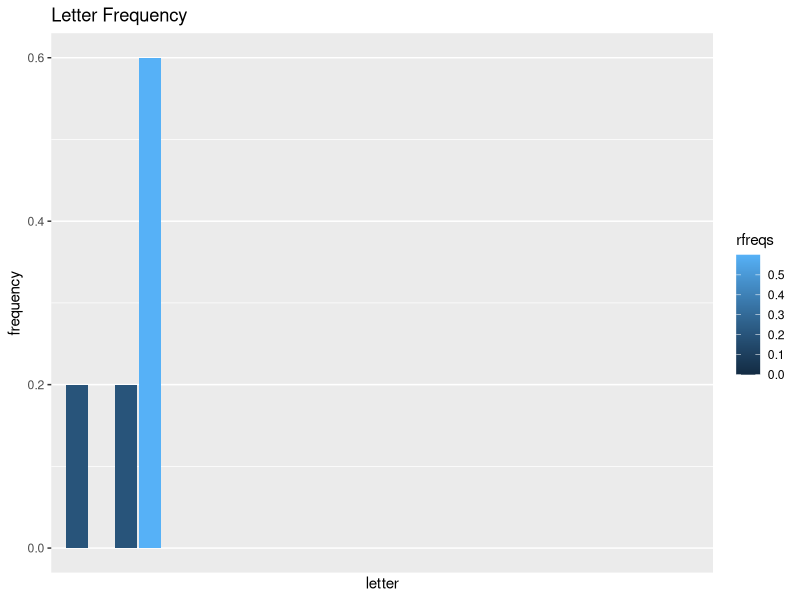

The R source for this figure:
setwd("E:/documents/progr/letter_counter")

library(plyr)
library(ggplot2)

##steps
#get input
#sanitize input
#find relative frequency
#map to complete alphabet
#plot current relative frequency vs one of several options:
#   oxford dictionary: http://www.oxforddictionaries.com/us/words/what-is-the-frequency-of-the-letters-of-the-alphabet-in-english
#   twitter users or something?
#   classics: http://www.data-compression.com/english.html
#   most popular english first names

#have option to sort plot by descending freq

str <- "This is an example input <> %6 alkdasf;i420asd ' '';'l jk \n"
str <- "Lorem Ipsum is simply dummy text of the printing and typesetting industry. Lorem Ipsum has been the industry's standard dummy text ever since the 1500s, when an unknown printer took a galley of type and scrambled it to make a type specimen book. It has survived not only five centuries, but also the leap into electronic typesetting, remaining essentially unchanged. It was popularised in the 1960s with the release of Letraset sheets containing Lorem Ipsum passages, and more recently with desktop publishing software like Aldus PageMaker including versions of Lorem Ipsum."
str <- "a c ddd"

newstr <- gsub("[^[:alpha:]]", "", str)
newstr <- tolower(newstr)
chars <- strsplit(newstr, NULL)[[1]]
freqs <- summary(factor(chars))
rfreqs <- freqs / sum(freqs)


#make 0-count vector
alphabet <- rep(1,26)
names(alphabet) <- letters

alphabet_filled <- sapply(1:26, function(x) {rfreqs[names(alphabet)[x]]})

alphabet_filled[is.na(alphabet_filled)] <- 0

names(alphabet_filled) <- letters
alphabet_filled <- as.data.frame(alphabet_filled)
names(alphabet_filled) <- "rfreqs"


# 
# plot(rep(0.0,26),xaxt="n",col=0)
# points(alphabet_filled,col=2)
# axis(1, at=1:26, labels=letters)
# 


ggplot(data=alphabet_filled, aes(x=seq(1:26),y=rfreqs)) + geom_bar(stat="identity",aes(fill=rfreqs)) + 
    scale_x_discrete(breaks = c(1:26), labels=letters) +
    labs(title="Letter Frequency", x = "letter", y="frequency")






#http://rosettacode.org/wiki/Letter_frequency#R
